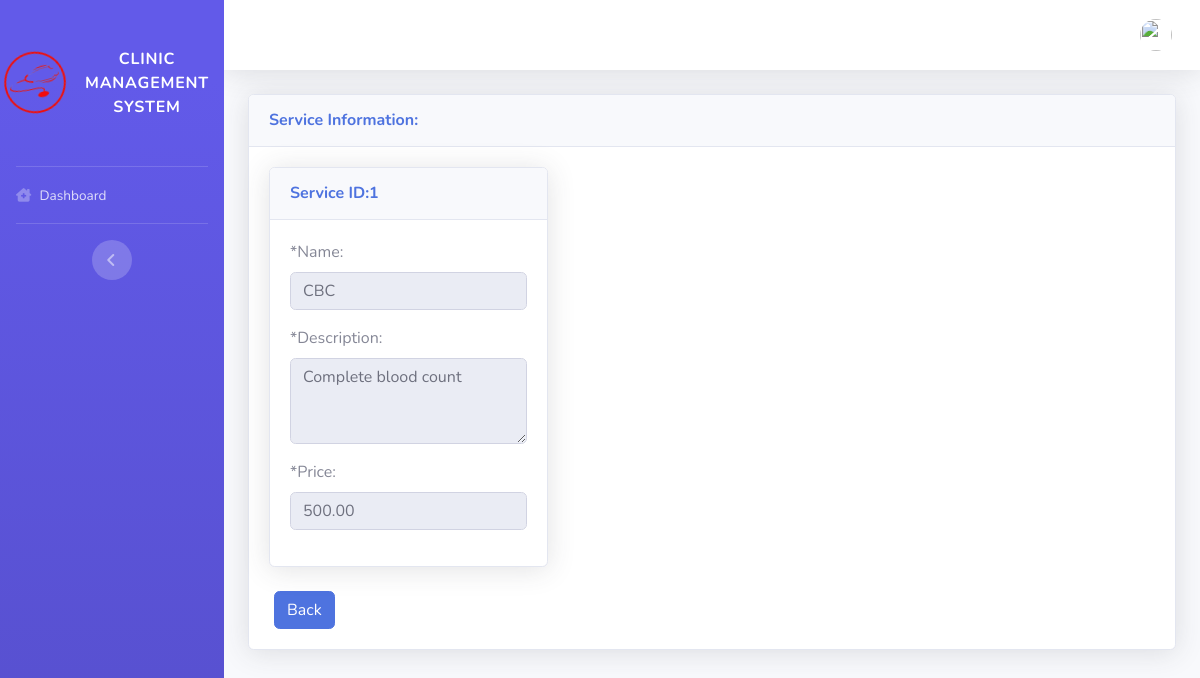
The page /pages/admin/view_service.php?&&id=1 on the database its author committed.
### tables this page shows
CREATE TABLE `tbl_services` (
  `id` int(11) NOT NULL,
  `name` varchar(45) DEFAULT NULL,
  `description` text DEFAULT NULL,
  `price` decimal(18,2) DEFAULT NULL
);

### config/functions.php (called while the page is built, shortened)
<?php
function query($sql)
{
  return mysqli_query($_SESSION['conn'], $sql);
}
function get_one($sql)
{
  $excute = query($sql);
  return mysqli_fetch_object($excute);
}

### pages/admin/view_service.php (the view, shortened to what this page needs)
<?php
include_once('../layout/header.php');
?>
<div class="container-fluid">
    <div class="card shadow mb-4">
        <div class="card-header py-3">
<?php
extract($_GET);
$service = get_one("select * from tbl_services where id = $id");
 ?>
            <h6 class="m-0 font-weight-bold text-primary">
                Service Information:
            </h6>
        </div>
            <div class="card-body">
<div class="row">
    <div class="col-md-4">
<div class="card shadow mb-4">
    <div class="card-header py-3">
     <h6 class="m-0 font-weight-bold text-primary">Service ID:<?= $id ?></h6>
    </div>
    <div class="card-body">
                            <form action="" method="post">
     <div class="row">
                                    <div class="col-md-12">
                                        <div class="form-row">
                                            <div class="form-group col-md-12">
                                                <label>*Name:</label>
                                                <input type="text" name="name" class="form-control text-uppercase" value="<?= $service->name ?>" disabled>
                                            </div>
                                        </div>
                                        <div class="form-row">
                                            <div class="form-group col-md-12">
                                                <label>*Description:</label>
                                                <textarea name="description" class="form-control" id="" cols="3" rows="3" disabled><?= $service->description ?></textarea>
                                            </div>
                                        </div>
                                        <div class="form-row">
                                            <div class="form-group col-md-12">
                                                <label>*Price:</label>
                                                <input type="number" name="price" class="form-control text-uppercase" value="<?= $service->price ?>" disabled>
                                            </div>
                                        </div>
                                    </div>
                                </div>
    </div>
</div>
    </div>
</div>
                            <div class="d-flex">
                                <a style="margin-left:5px" href="list_service.php" type="button" class="btn btn-primary">Back</a>
                            </div>
                <?php
                include_once('../layout/footer.php');
                ?>

### rows shown on the page
tbl_services: name "CBC", description "Complete blood count", price "500.00"

### other values the page prints
$id "1"
